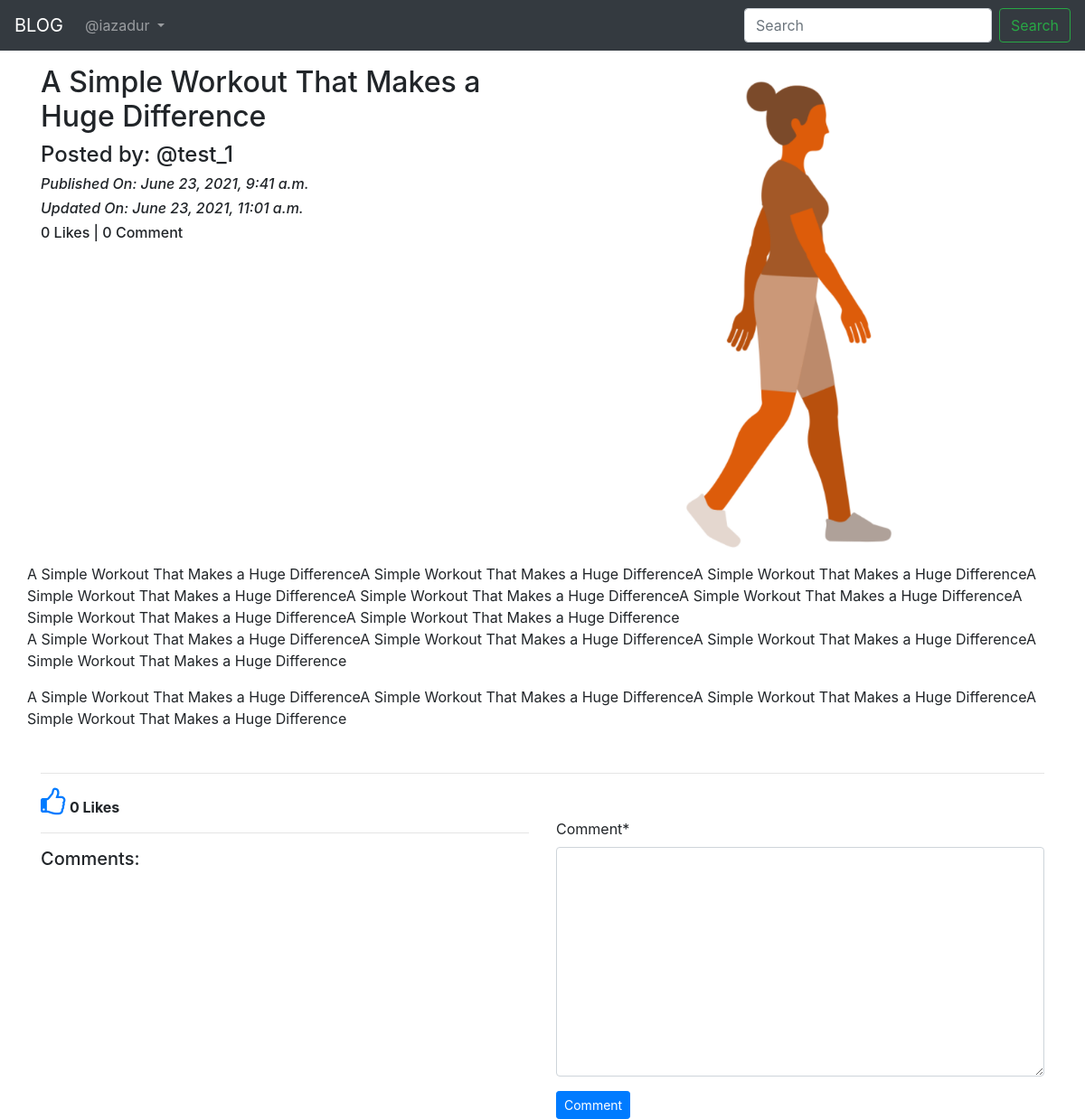
Screenshot of /blog/details/A-Simple-Workout-That-Makes-a-Huge-Difference-45eb043b-4f4b-4506-9a0d-4f77907d815c/ (signed in) with the database file from the repository.
### App_Blog/models.py (models this page shows, shortened)
class Blog(models.Model):
    author = models.ForeignKey(User, on_delete=models.CASCADE, related_name='post_author')
    blog_title = models.CharField(max_length=300, verbose_name='Put a Title')
    slug = models.SlugField(max_length=264, unique=True, null=True)
    blog_content = models.TextField(verbose_name='What is on your mind')
    blog_image = models.ImageField(upload_to='blog_images', verbose_name='Image', null=True, blank=True,)
    publish_date = models.DateTimeField(auto_now_add=True)
    update_date = models.DateTimeField(auto_now=True)
    class Meta:
        ordering = ['-publish_date']

### App_Blog/views.py (the view, shortened to what this page needs)
# urls.py: path('details/<slug>/', views.blog_details, name="blog_details"),
@login_required
def blog_details(request, slug):
    blog = Blog.objects.get(slug=slug)
    comment_form = CommentForm()
    already_liked = Likes.objects.filter(blog=blog, user=request.user)
    if already_liked:
        liked = True
    else:
        liked = False
    return render(request, 'App_Blog/blog_details.html',
                  context={'blog': blog, 'comment_form': comment_form, 'liked': liked})

### App_Blog/forms.py
class CommentForm(forms.ModelForm):
    class Meta:
        model = Comment
        fields = ('comment',)

### templates/App_Blog/blog_details.html (shortened to what this page needs)
{% extends 'base.html' %}
{% load crispy_forms_tags %}
{% block body %}
<div class="row">
    <div class="col-sm-6">
        <h2>{{blog.blog_title}}</h2>
        <h4>Posted by: @{{blog.author}}</h4>
        <i><h6>Published On: {{blog.publish_date}}</h6></i>
        <i><h6>Updated On: {{blog.update_date}}</h6></i>
        <h6>{{blog.liked_blog.count}} Likes | {{blog.blog_comment.count}} Comment</h6>
    </div>
    <div class="col-sm-6">
        <img src="/static/{{blog.blog_image}}" alt="" width="100%">
    </div>
    <p>{{blog.blog_content|linebreaks}}</p>
</div>
 <hr>
{% if not liked %}
    <a href="{% url 'App_Blog:liked_post' pk=blog.pk %}">
        <i class="fa fa-thumbs-o-up fa-2x" aria-hidden="true"></i>
    </a> <b>{{blog.liked_blog.count}} Likes</b>
{% else %}
<a href="{% url 'App_Blog:unliked_post' pk=blog.pk %}">
        <i class="fa fa-thumbs-o-down fa-2x" aria-hidden="true"></i>
    </a> <b>{{blog.liked_blog.count}} Likes</b>
{% endif %}
<div class="row">
    <div class="col-sm-6">
        <hr>
        <h5>Comments: </h5>
    </div>
    <div class="col-sm-6">
        <form action="" method="POST">
            {{comment_form|crispy}}
            <button class="btn btn-primary btn-sm" type="submit">Comment</button>
        </form>
    </div>
</div>
{% endblock %}

### templates/base.html (shortened to what this page needs)
<!DOCTYPE html>
<html lang="en">
<head>
    <link rel="stylesheet" href="https://stackpath.bootstrapcdn.com/bootstrap/4.4.1/css/bootstrap.min.css"
>
    <link rel="stylesheet" href="https://cdnjs.cloudflare.com/ajax/libs/font-awesome/4.7.0/css/font-awesome.min.css"
/>
</head>
<body>
<div class="container">
    <nav class="navbar navbar-expand-lg navbar-dark bg-dark fixed-top">
        <a class="navbar-brand" href="{% url 'index' %}">BLOG</a>
        <div class="collapse navbar-collapse" id="navbarSupportedContent">
            <ul class="navbar-nav mr-auto">
                {% if user.is_authenticated %}
                <li class="nav-item dropdown">
                    <a class="nav-link dropdown-toggle" href="#" id="navbarDropdown" role="button"
                       data-toggle="dropdown" aria-haspopup="true" aria-expanded="false">
                        @{{user.username}}
                    </a>
                </li>
                {% endif %}
            </ul>
            <form class="form-inline my-2 my-lg-0">
                <input class="form-control mr-sm-2" type="search" placeholder="Search" aria-label="Search">
                <button class="btn btn-outline-success my-2 my-sm-0" type="submit">Search</button>
            </form>
        </div>
    </nav>
    <br>
    <br>
    <br>
    {% block body %}
    {% endblock %}
</div>
</body>
</html>

### rows the page displays
Blog: blog_title "A Simple Workout That Makes a Huge Difference", author "test_1", publish_date "June 23, 2021, 9:41 a.m.", update_date "June 23, 2021, 11:01 a.m.", liked_blog.count "0", blog_comment.count "0", blog_image (picture), blog_content "A Simple Workout That Makes a Huge DifferenceA Simple Workout That Makes a Huge DifferenceA Simple Workout That Makes a Huge DifferenceA Simple Workout That Makes a Huge DifferenceA Simple Workout That Makes a Huge DifferenceA Simple Workout That Makes a Huge DifferenceA Simple Workout That Makes a Huge DifferenceA Simple Workout That Makes a Huge Difference A Simple Workout That Makes a Huge DifferenceA Simple Workout That Makes a Huge DifferenceA Simple Workout That Makes a Huge DifferenceA Simple Workout That Makes a Huge Difference A Simple Workout That Makes a Huge DifferenceA Simple Workout That Makes a Huge DifferenceA Simple Workout That Makes a Huge DifferenceA Simple Workout That…"

### other values shown
{{ user.username }} "iazadur"
